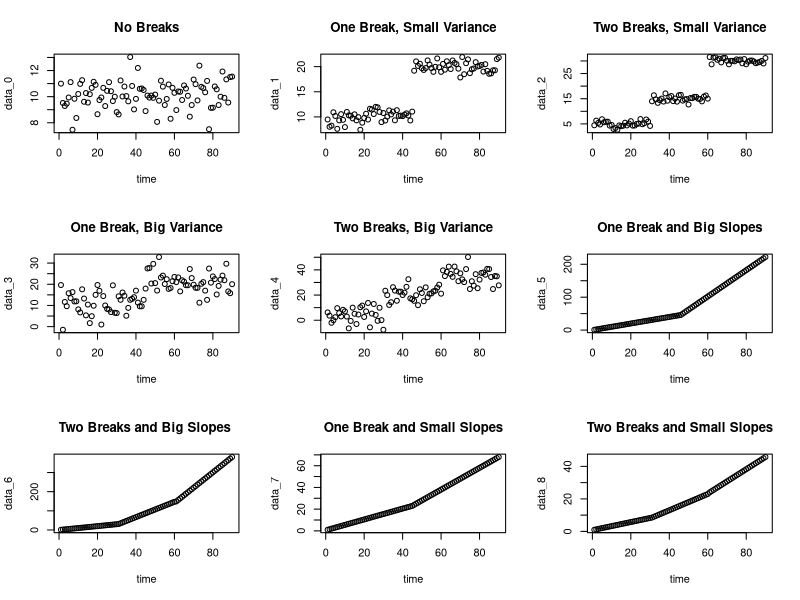

Reproduce this figure in R.
#creating data 
library("strucchange")
time = 1:90


#----------------ZERO---------------- (no breaks)
data_0 = rnorm(90, mean = 10, sd = 1)
test_data_0 = data.frame(time, data_0)
bkpts_0 = breakpoints(test_data_0$data_0 ~ test_data_0$time, breaks = 5, h = 0.1) 

#----------------ONE---------------- (clean sd 1 break)
first = rnorm(45, mean = 10, sd = 1) 
second = rnorm(45, mean = 20, sd = 1) 
data_1 = c(first, second) 
test_data_1 = data.frame(time, data_1) 
bkpts_1 = breakpoints(test_data_1$data_1 ~ test_data_1$time, breaks = 5, h = 0.1) 

#----------------TWO---------------- (clean sd 2 breaks)
first = rnorm(30, mean = 5, sd = 1) 
second = rnorm(30, mean = 15, sd = 1) 
third = rnorm(30, mean = 30, sd = 1) 
data_2 = c(first, second, third) 
test_data_2 = data.frame(time, data_2) 
bkpts_2 = breakpoints(test_data_2$data_2 ~ test_data_2$time, breaks = 5, h = 0.1) 

#----------------THREE---------------- (messy sd 1 break)
first = rnorm(45, mean = 10, sd = 5) 
second = rnorm(45, mean = 20, sd = 5) 
data_3 = c(first, second) 
test_data_3 = data.frame(time, data_3) 
bkpts_3 = breakpoints(test_data_3$data_3 ~ test_data_3$time, breaks = 5, h = 0.1) 

#----------------FOUR---------------- (messy sd 2 breaks)
first = rnorm(30, mean = 5, sd = 6) 
second = rnorm(30, mean = 20, sd = 6) 
third = rnorm(30, mean = 35, sd = 6) 
data_4 = c(first, second, third) 
test_data_4 = data.frame(time, data_4) 
bkpts_4 = breakpoints(test_data_4$data_4 ~ test_data_4$time, breaks = 5, h = 0.1)

#----------------FIVE---------------- (slopes one and 4 )
first = c(1:45)
second = c(seq(46, 224, by = 4))
data_5 = c(first, second)
test_data_5 = data.frame(time, data_5)
bkpts_5 = breakpoints(test_data_5$data_5 ~ test_data_5$time, breaks = 5, h = 0.1)

#----------------SIX---------------- (slopes, 1 ,4 ,and 8)
first = c(1:30)
second = c(seq(31,148, by = 4))
third = c(seq(149, 382, by = 8))
data_6 = c(first, second, third)
test_data_6 = data.frame(time, data_6)
bkpts_6 = breakpoints(test_data_6$data_6 ~ test_data_6$time, breaks = 5, h = 0.1)

#----------------SEVEN----------------
first = c(seq(1,23, by = .5))
second = c(24:68)
data_7 = c(first, second)
test_data_7 = data.frame(time, data_7)
bkpts_7 = breakpoints(test_data_7$data_7 ~ test_data_7$time, breaks = 5, h = 0.1)

#----------------EIGHT----------------
first = c(seq(1,8.25, by = .25))
second = c(seq(8.5,23, by = .5))
third = c(seq(24, 46, by = .75))
data_8 = c(first, second, third)
test_data_8 = data.frame(time, data_8)
bkpts_8 = breakpoints(test_data_8$data_8 ~ test_data_8$time, breaks = 5, h = 0.1)


#----------------plots---------------- 
par(mfrow=c(3,3))
plot(test_data_0, main = "No Breaks")
plot(test_data_1, main = "One Break, Small Variance")
plot(test_data_2, main = "Two Breaks, Small Variance")
plot(test_data_3, main = "One Break, Big Variance")
plot(test_data_4, main = "Two Breaks, Big Variance")
plot(test_data_5, main = "One Break and Big Slopes")
plot(test_data_6, main = "Two Breaks and Big Slopes ")
plot(test_data_7, main = "One Break and Small Slopes")
plot(test_data_8, main = "Two Breaks and Small Slopes")
par(mfrow=c(1,1))
